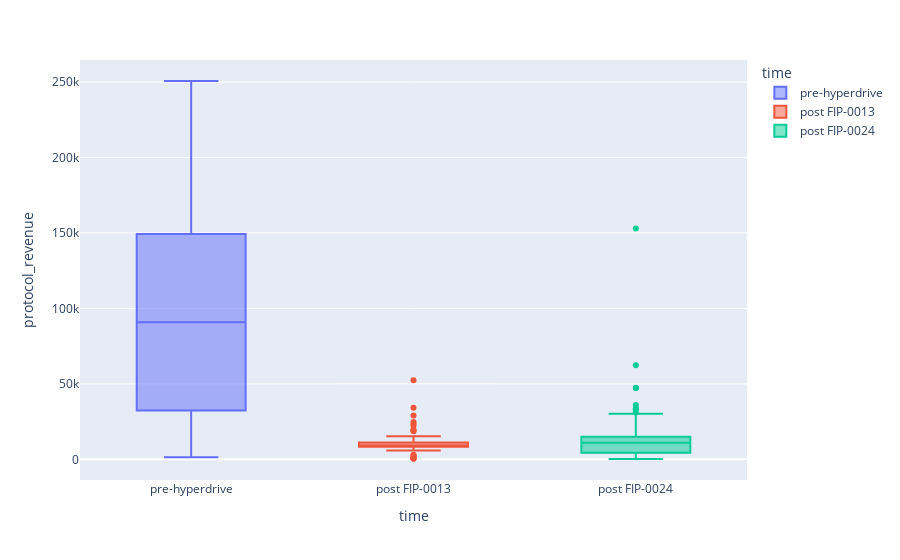
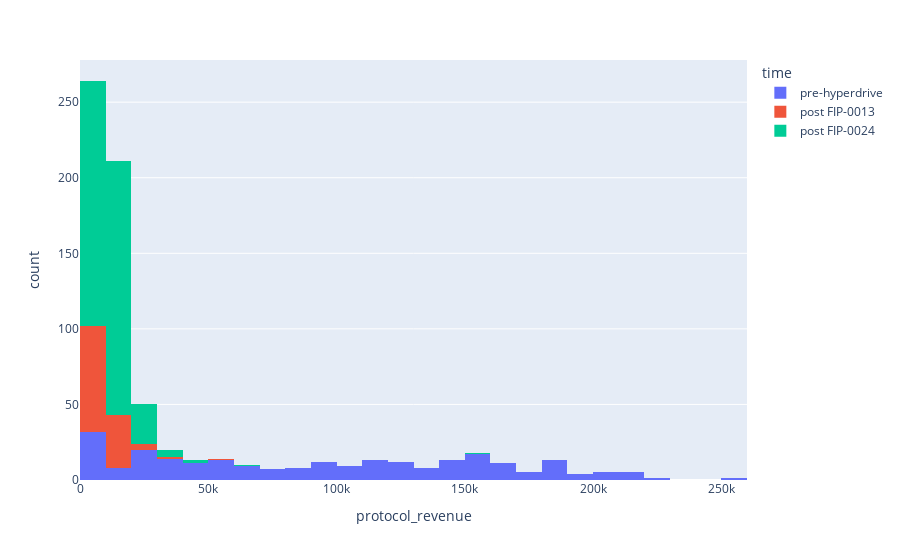

Notebook cell for these charts, in order:
### Markdown cell above
Let's visualise as a box-and-whiskers plot

### Code cell
import plotly.express as px
fig = px.box(df, x="time", y="protocol_revenue",color='time')
fig.show()
fig = px.histogram(df,  x="protocol_revenue",color='time')
fig.show()

df.groupby(by='time')['protocol_revenue'].var()

### Figure 1 — Plotly figure (JSON) as saved in the notebook; plotly's stock layout.template omitted (floating-point values rounded to 4 significant figures; data arrays with more than 128 entries replaced by an {"elided": "..."} marker saying what was removed)
{"data": [{"alignmentgroup": "True", "hovertemplate": "time=%{x}<br>protocol_revenue=%{y}<extra></extra>", "legendgroup": "pre-hyperdrive", "marker": {"color": "#636efa"}, "name": "pre-hyperdrive", "notched": false, "offsetgroup": "pre-hyperdrive", "orientation": "v", "showlegend": true, "type": "box", "x": {"elided": "251 str values"}, "x0": " ", "xaxis": "x", "y": {"elided": "251 float values"}, "y0": " ", "yaxis": "y"}, {"alignmentgroup": "True", "hovertemplate": "time=%{x}<br>protocol_revenue=%{y}<extra></extra>", "legendgroup": "post FIP-0013", "marker": {"color": "#EF553B"}, "name": "post FIP-0013", "notched": false, "offsetgroup": "post FIP-0013", "orientation": "v", "showlegend": true, "type": "box", "x": ["post FIP-0013", "post FIP-0013", "post FIP-0013", "post FIP-0013", "post FIP-0013", "post FIP-0013", "post FIP-0013", "post FIP-0013", "post FIP-0013", "post FIP-0013", "post FIP-0013", "post FIP-0013", "post FIP-0013", "post FIP-0013", "post FIP-0013", "post FIP-0013", "post FIP-0013", "post FIP-0013", "post FIP-0013", "post FIP-0013", "post FIP-0013", "post FIP-0013", "post FIP-0013", "post FIP-0013", "post FIP-0013", "post FIP-0013", "post FIP-0013", "post FIP-0013", "post FIP-0013", "post FIP-0013", "post FIP-0013", "post FIP-0013", "post FIP-0013", "post FIP-0013", "post FIP-0013", "post FIP-0013", "post FIP-0013", "post FIP-0013", "post FIP-0013", "post FIP-0013", "post FIP-0013", "post FIP-0013", "post FIP-0013", "post FIP-0013", "post FIP-0013", "post FIP-0013", "post FIP-0013", "post FIP-0013", "post FIP-0013", "post FIP-0013", "post FIP-0013", "post FIP-0013", "post FIP-0013", "post FIP-0013", "post FIP-0013", "post FIP-0013", "post FIP-0013", "post FIP-0013", "post FIP-0013", "post FIP-0013", "post FIP-0013", "post FIP-0013", "post FIP-0013", "post FIP-0013", "post FIP-0013", "post FIP-0013", "post FIP-0013", "post FIP-0013", "post FIP-0013", "post FIP-0013", "post FIP-0013", "post FIP-0013", "post FIP-0013", "post FIP-0013", "post FIP-0013", "post FIP-0013", "post FIP-0013", "post FIP-0013", "post FIP-0013", "post FIP-0013", "post FIP-0013", "post FIP-0013", "post FIP-0013", "post FIP-0013", "post FIP-0013", "post FIP-0013", "post FIP-0013", "post FIP-0013", "post FIP-0013", "post FIP-0013", "post FIP-0013", "post FIP-0013", "post FIP-0013", "post FIP-0013", "post FIP-0013", "post FIP-0013", "post FIP-0013", "post FIP-0013", "post FIP-0013", "post FIP-0013", "post FIP-0013", "post FIP-0013", "post FIP-0013", "post FIP-0013", "post FIP-0013", "post FIP-0013", "post FIP-0013", "post FIP-0013", "post FIP-0013", "post FIP-0013", "post FIP-0013"], "x0": " ", "xaxis": "x", "y": [52320.0, 34140.0, 10950.0, 1680.0, 6433.0, 2585.0, 531.5, 349.2, 904.3, 656.8, 3086.0, 5850.0, 5887.0, 6481.0, 9067.0, 7479.0, 7351.0, 8697.0, 7278.0, 7803.0, 8336.0, 9328.0, 10540.0, 19190.0, 13210.0, 7491.0, 7429.0, 7904.0, 8172.0, 7690.0, 9026.0, 9455.0, 8179.0, 7942.0, 8995.0, 9941.0, 14580.0, 13580.0, 13100.0, 11280.0, 10870.0, 10900.0, 9934.0, 8842.0, 9170.0, 9155.0, 8884.0, 8840.0, 9683.0, 10460.0, 9547.0, 9552.0, 8645.0, 12940.0, 9583.0, 12600.0, 9854.0, 9712.0, 10540.0, 9683.0, 9469.0, 9286.0, 9117.0, 10930.0, 12250.0, 12530.0, 12560.0, 12950.0, 13550.0, 29050.0, 22460.0, 23540.0, 18590.0, 14190.0, 13850.0, 11170.0, 11550.0, 19770.0, 24660.0, 12850.0, 15230.0, 10560.0, 10170.0, 11220.0, 10520.0, 10080.0, 10890.0, 10090.0, 9619.0, 9208.0, 8973.0, 9099.0, 8771.0, 8947.0, 8652.0, 8619.0, 8773.0, 8272.0, 8312.0, 8527.0, 8283.0, 8932.0, 8715.0, 8657.0, 8623.0, 8452.0, 7760.0, 7829.0, 8172.0, 7942.0, 7915.0], "y0": " ", "yaxis": "y"}, {"alignmentgroup": "True", "hovertemplate": "time=%{x}<br>protocol_revenue=%{y}<extra></extra>", "legendgroup": "post FIP-0024", "marker": {"color": "#00cc96"}, "name": "post FIP-0024", "notched": false, "offsetgroup": "post FIP-0024", "orientation": "v", "showlegend": true, "type": "box", "x": {"elided": "365 str values"}, "x0": " ", "xaxis": "x", "y": {"elided": "365 float values"}, "y0": " ", "yaxis": "y"}], "layout": {"boxmode": "overlay", "legend": {"title": {"text": "time"}, "tracegroupgap": 0}, "margin": {"t": 60}, "xaxis": {"anchor": "y", "categoryarray": ["pre-hyperdrive", "post FIP-0013", "post FIP-0024"], "categoryorder": "array", "domain": [0, 1], "title": {"text": "time"}}, "yaxis": {"anchor": "x", "domain": [0, 1], "title": {"text": "protocol_revenue"}}}}

### Figure 2 — Plotly figure (JSON) as saved in the notebook; plotly's stock layout.template omitted (floating-point values rounded to 4 significant figures; data arrays with more than 128 entries replaced by an {"elided": "..."} marker saying what was removed)
{"data": [{"alignmentgroup": "True", "bingroup": "x", "hovertemplate": "time=pre-hyperdrive<br>protocol_revenue=%{x}<br>count=%{y}<extra></extra>", "legendgroup": "pre-hyperdrive", "marker": {"color": "#636efa", "pattern": {"shape": ""}}, "name": "pre-hyperdrive", "offsetgroup": "pre-hyperdrive", "orientation": "v", "showlegend": true, "type": "histogram", "x": {"elided": "251 float values"}, "xaxis": "x", "yaxis": "y"}, {"alignmentgroup": "True", "bingroup": "x", "hovertemplate": "time=post FIP-0013<br>protocol_revenue=%{x}<br>count=%{y}<extra></extra>", "legendgroup": "post FIP-0013", "marker": {"color": "#EF553B", "pattern": {"shape": ""}}, "name": "post FIP-0013", "offsetgroup": "post FIP-0013", "orientation": "v", "showlegend": true, "type": "histogram", "x": [52320.0, 34140.0, 10950.0, 1680.0, 6433.0, 2585.0, 531.5, 349.2, 904.3, 656.8, 3086.0, 5850.0, 5887.0, 6481.0, 9067.0, 7479.0, 7351.0, 8697.0, 7278.0, 7803.0, 8336.0, 9328.0, 10540.0, 19190.0, 13210.0, 7491.0, 7429.0, 7904.0, 8172.0, 7690.0, 9026.0, 9455.0, 8179.0, 7942.0, 8995.0, 9941.0, 14580.0, 13580.0, 13100.0, 11280.0, 10870.0, 10900.0, 9934.0, 8842.0, 9170.0, 9155.0, 8884.0, 8840.0, 9683.0, 10460.0, 9547.0, 9552.0, 8645.0, 12940.0, 9583.0, 12600.0, 9854.0, 9712.0, 10540.0, 9683.0, 9469.0, 9286.0, 9117.0, 10930.0, 12250.0, 12530.0, 12560.0, 12950.0, 13550.0, 29050.0, 22460.0, 23540.0, 18590.0, 14190.0, 13850.0, 11170.0, 11550.0, 19770.0, 24660.0, 12850.0, 15230.0, 10560.0, 10170.0, 11220.0, 10520.0, 10080.0, 10890.0, 10090.0, 9619.0, 9208.0, 8973.0, 9099.0, 8771.0, 8947.0, 8652.0, 8619.0, 8773.0, 8272.0, 8312.0, 8527.0, 8283.0, 8932.0, 8715.0, 8657.0, 8623.0, 8452.0, 7760.0, 7829.0, 8172.0, 7942.0, 7915.0], "xaxis": "x", "yaxis": "y"}, {"alignmentgroup": "True", "bingroup": "x", "hovertemplate": "time=post FIP-0024<br>protocol_revenue=%{x}<br>count=%{y}<extra></extra>", "legendgroup": "post FIP-0024", "marker": {"color": "#00cc96", "pattern": {"shape": ""}}, "name": "post FIP-0024", "offsetgroup": "post FIP-0024", "orientation": "v", "showlegend": true, "type": "histogram", "x": {"elided": "365 float values"}, "xaxis": "x", "yaxis": "y"}], "layout": {"barmode": "relative", "legend": {"title": {"text": "time"}, "tracegroupgap": 0}, "margin": {"t": 60}, "xaxis": {"anchor": "y", "domain": [0, 1], "title": {"text": "protocol_revenue"}}, "yaxis": {"anchor": "x", "domain": [0, 1], "title": {"text": "count"}}}}
